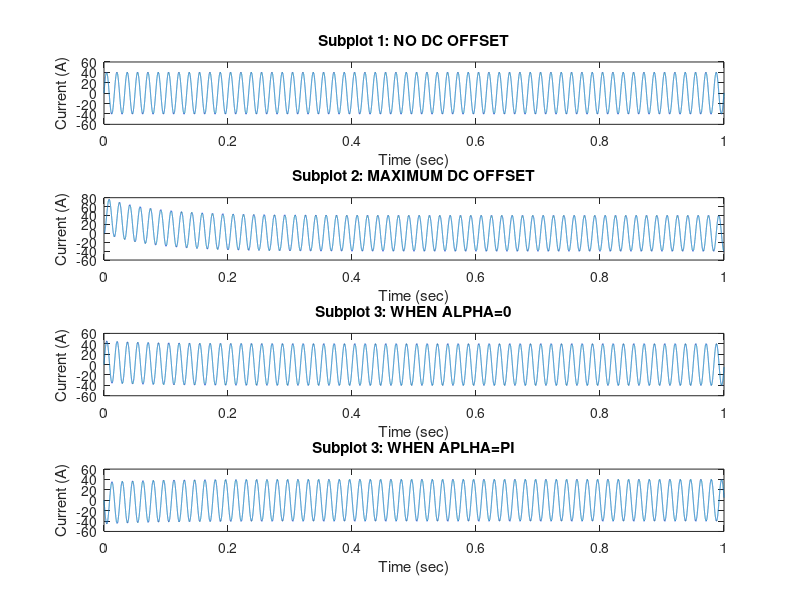

Write MATLAB code to recreate this figure.
clc
clear all

R=0.125;
L=0.01;
w=377;
XL=w*L;
Vm=151;
Z=sqrt(R.^2+(w*L).^2);
theta=atand(XL/R);
t=0:0.00001:1;
%i=(-Vm*exp((-R/L)*(t))*sind(alpha-theta));

%for no dc offset
%sind(alpha-theta)=0
alpha=theta;
i1=(Vm/Z)*sin(w*t+alpha-theta)-(Vm*exp((-R/L)*(t))*sin(alpha-theta)/Z);

%for max dc offset
%sind(alpha-theta)=-90
alpha=-1.57 +theta;
i2=(Vm/Z)*sin(w*t+alpha-theta)-(Vm*exp((-R/L)*(t))*sin(alpha-theta)/Z);

%if alpha=0
alpha=0;
i3=(Vm/Z)*sin(w*t+alpha-theta)-(Vm*exp((-R/L)*(t))*sin(alpha-theta)/Z);

%if alpha=pi
alpha=3.14;
i4=(Vm/Z)*sin(w*t+alpha-theta)-(Vm*exp((-R/L)*(t))*sin(alpha-theta)/Z);

subplot(4,1,1)
plot(t,i1)
title('Subplot 1: NO DC OFFSET');
xlabel('Time (sec)');
ylabel('Current (A)');

subplot(4,1,2)
plot(t,i2)
title('Subplot 2: MAXIMUM DC OFFSET');
xlabel('Time (sec)');
ylabel('Current (A)');

subplot(4,1,3)
plot(t,i3)
title('Subplot 3: WHEN ALPHA=0');
xlabel('Time (sec)');
ylabel('Current (A)');

subplot(4,1,4)
plot(t,i4)
title('Subplot 3: WHEN APLHA=PI');
xlabel('Time (sec)');
ylabel('Current (A)');

